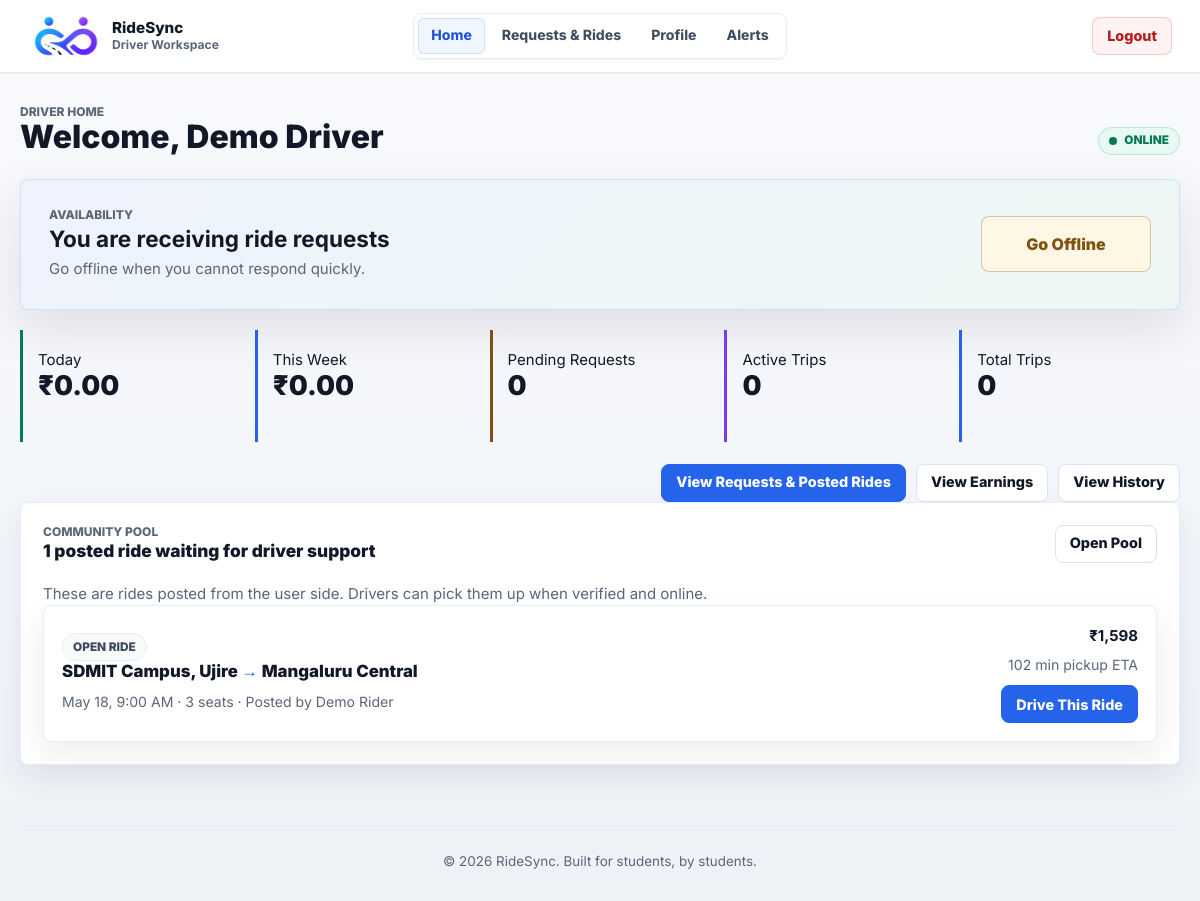
The page /pages/driver_dashboard.php (signed in) on the database its author committed.
### tables this page shows
CREATE TABLE IF NOT EXISTS rides (
  id INT UNSIGNED NOT NULL AUTO_INCREMENT,
  user_id INT UNSIGNED NOT NULL,
  origin VARCHAR(150) NOT NULL,
  destination VARCHAR(150) NOT NULL,
  origin_lat DECIMAL(10, 7) NULL,
  origin_lng DECIMAL(10, 7) NULL,
  destination_lat DECIMAL(10, 7) NULL,
  destination_lng DECIMAL(10, 7) NULL,
  route_distance_km DECIMAL(8, 2) NULL,
  travel_date DATE NOT NULL,
  travel_time TIME NOT NULL,
  seats_available TINYINT UNSIGNED NOT NULL DEFAULT 1,
  status ENUM('open', 'closed', 'cancelled') NOT NULL DEFAULT 'open',
  created_at TIMESTAMP NOT NULL DEFAULT CURRENT_TIMESTAMP,
  PRIMARY KEY (id),
  KEY idx_rides_user_id (user_id),
  KEY idx_rides_search (status, travel_date, travel_time),
  KEY idx_rides_user_status_time (user_id, status, travel_date, travel_time),
  CONSTRAINT fk_rides_user
    FOREIGN KEY (user_id) REFERENCES users(id)
    ON DELETE CASCADE
);

CREATE TABLE IF NOT EXISTS users (
  id INT UNSIGNED NOT NULL AUTO_INCREMENT,
  name VARCHAR(100) NOT NULL,
  email VARCHAR(190) NOT NULL,
  password VARCHAR(255) NOT NULL,
  college VARCHAR(150) NOT NULL,
  gender ENUM('Male', 'Female', 'Other') NOT NULL,
  profile_photo VARCHAR(255) NULL,
  created_at TIMESTAMP NOT NULL DEFAULT CURRENT_TIMESTAMP,
  PRIMARY KEY (id),
  UNIQUE KEY uq_users_email (email)
);

### pages/driver_dashboard.php (the view, shortened to what the rows shown need)
<?php
require_once __DIR__ . '/../config/db.php';
require_once __DIR__ . '/../includes/driver_account_helper.php';
require_once __DIR__ . '/../includes/driver_opportunity_helper.php';
$driverId = (int) $_SESSION['driver_id'];
$state = ridesync_fetch_driver_state($conn, $driverId);
$isVerifiedDriver = ridesync_driver_is_verified($state);
$communityRideCount = ridesync_count_driver_community_rides($conn, $driverId);
$communityRides = ridesync_fetch_driver_community_rides($conn, $driverId, 3);
require_once __DIR__ . '/../includes/driver_header.php';
?>
<div data-driver-live>
<div class="driver-page-header">
    <div>
        <h1>Welcome, <?php echo htmlspecialchars($_SESSION['driver_name']); ?></h1>
    </div>
</div>
<section class="driver-home-card">
    <div>
        <h2>
            <?php if (!$isVerifiedDriver): ?>
                Verification review required
            <?php else: ?>
                <?php echo $state['availability'] === 'online' ? 'You are receiving ride requests' : 'You are not visible to riders'; ?>
            <?php endif; ?>
        </h2>
    </div>
</section>
<section class="driver-panel driver-community-panel">
    <div class="driver-panel-header">
        <div>
            <h2><?php echo (int) $communityRideCount; ?> posted ride<?php echo $communityRideCount === 1 ? '' : 's'; ?> waiting for driver support</h2>
        </div>
    </div>
    <?php if (count($communityRides) === 0): ?>
        <p class="driver-empty">No open posted rides right now. New user posts will appear here automatically.</p>
    <?php else: ?>
        <div class="driver-opportunity-list">
            <?php foreach ($communityRides as $ride): ?>
                <?php
                    $isAssignedToDriver = (int) ($ride['assigned_driver_id'] ?? 0) === $driverId;
                    $etaMinutes = ridesync_driver_community_eta($ride, $state);
                    $fareEstimate = ridesync_driver_community_fare($ride);
                ?>
                <article class="driver-opportunity-card">
                    <div class="driver-opportunity-main">
                        <span class="driver-opportunity-status <?php echo $isAssignedToDriver ? 'is-assigned' : ''; ?>">
                            <?php echo $isAssignedToDriver ? 'Assigned to you' : 'Open ride'; ?>
                        </span>
                        <h3><?php echo htmlspecialchars($ride['origin']); ?> <span class="route-arrow">&rarr;</span> <?php echo htmlspecialchars($ride['destination']); ?></h3>
                        <p>
                            <?php echo htmlspecialchars(ridesync_driver_community_time_label($ride)); ?>
                            &middot; <?php echo (int) $ride['seats_available']; ?> seat<?php echo (int) $ride['seats_available'] === 1 ? '' : 's'; ?>
                            <?php if (!empty($ride['poster_name'])): ?>
                                &middot; Posted by <?php echo htmlspecialchars($ride['poster_name']); ?>
                            <?php endif; ?>
                        </p>
                    </div>
                    <div class="driver-opportunity-side">
                        <strong><?php echo formatCost($fareEstimate); ?></strong>
                        <span>
                            <?php echo $etaMinutes !== null ? $etaMinutes . ' min pickup ETA' : 'Pickup ETA after location update'; ?>
                        </span>
                        <?php if ($isAssignedToDriver): ?>
                            <button type="button" class="btn btn-secondary" disabled>Already Assigned</button>
                        <?php elseif (!$isVerifiedDriver): ?>
                            <button type="button" class="btn btn-secondary" disabled>Verification Needed</button>
                        <?php elseif ($state['availability'] !== 'online'): ?>
                            <button type="button" class="btn btn-secondary" disabled>Go Online First</button>
                        <?php else: ?>
                            <form action="/ridesync/actions/driver_account_action.php" method="POST">
                                <button type="submit" class="btn btn-primary">Drive This Ride</button>
                            </form>
                        <?php endif; ?>
                    </div>
                </article>
            <?php endforeach; ?>
        </div>
    <?php endif; ?>
</section>
</div>
<?php require_once __DIR__ . '/../includes/driver_footer.php'; ?>

### rows shown on the page
rides: origin "SDMIT Campus, Ujire", destination "Mangaluru Central", ridesync_driver_community_time_label($ride) "May 18, 9:00 AM", seats_available "3", user.name "Demo Rider", route_distance_km "₹1,598", etaMinutes "102"

### other values the page prints
$_SESSION['driver_name'] "Demo Driver"
ridesync_format_money($state['today_earnings']) "₹0.00"
ridesync_format_money($state['week_earnings']) "₹0.00"
$state['pending_requests'] "0"
$state['active_workload'] "0"
$state['completed_trips'] "0"
$communityRideCount "1"
